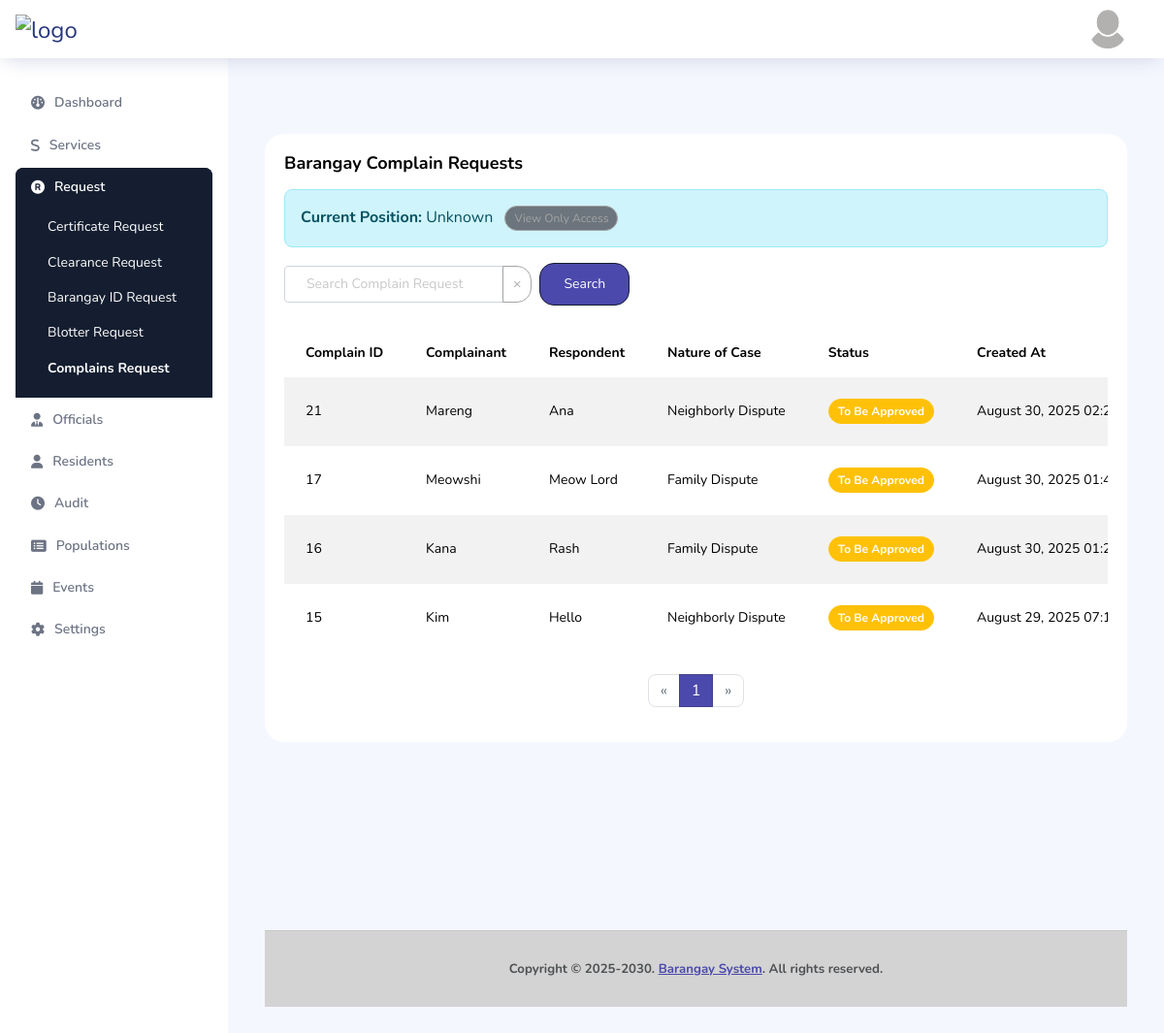
/barangay-official/complains.php (signed in), run on the app's committed database.
### tables this page shows
CREATE TABLE `tbl_compgriev` (
  `complaint_id` int(11) NOT NULL,
  `res_id` int(11) NOT NULL,
  `user_id` varchar(255) NOT NULL,
  `dateFiled` date NOT NULL,
  `caseNumber` varchar(20) NOT NULL,
  `complainant` varchar(100) NOT NULL,
  `respondent` varchar(100) NOT NULL,
  `victim` varchar(100) DEFAULT NULL,
  `witness` varchar(100) DEFAULT NULL,
  `natureOfCase` varchar(100) NOT NULL,
  `comp_desc` varchar(255) DEFAULT NULL,
  `actionTaken` text DEFAULT NULL,
  `brgyOfficer_id` int(11) NOT NULL,
  `document_path` varchar(255) NOT NULL,
  `status` varchar(20) NOT NULL,
  `created_at` timestamp NOT NULL DEFAULT current_timestamp() ON UPDATE current_timestamp()
);

### barangay-official/complains.php (the view, shortened to what the rows shown need)
<!DOCTYPE html>
<html lang="en">
<head>
    <link rel="stylesheet" href="../dist/assets/vendors/feather/feather.css">
    <link rel="stylesheet" href="../dist/assets/vendors/ti-icons/css/themify-icons.css">
    <link rel="stylesheet" href="../dist/assets/vendors/css/vendor.bundle.base.css">
    <link rel="stylesheet" href="../dist/assets/vendors/font-awesome/css/font-awesome.min.css">
    <link rel="stylesheet" href="../dist/assets/vendors/mdi/css/materialdesignicons.min.css">
    <link rel="stylesheet" href="https://cdnjs.cloudflare.com/ajax/libs/font-awesome/6.6.0/css/all.min.css"
 />
    <link rel="stylesheet" href="https://cdn.datatables.net/1.10.21/css/jquery.dataTables.min.css">
    <link rel="stylesheet" href="../dist/assets/vendors/ti-icons/css/themify-icons.css">
    <link rel="stylesheet" type="text/css" href="../dist/assets/js/select.dataTables.min.css">
    <link href="https://stackpath.bootstrapcdn.com/bootstrap/4.5.2/css/bootstrap.min.css" rel="stylesheet">
    <link rel="stylesheet" href="../dist/assets/css/style.css">
</head>
<body>
    <div class="container-fluid page-body-wrapper">
        <div class="main-panel">
            <div class="content-wrapper">
                <?php
                include '../connection/config.php';
                $page = $_GET['page'] ?? 1;
                $limit = 10;
                $offset = ($page - 1) * $limit;
                $where_conditions = [];
                $params = [];
                $types = "";
                $where_clause = !empty($where_conditions) ? implode(" AND ", $where_conditions) : "1=1";
                $sql = "SELECT c.complaint_id, c.res_id, c.user_id, c.dateFiled,
c.caseNumber, c.complainant, c.respondent, c.victim,
c.witness, c.natureOfCase, c.document_path,
c.status, c.created_at
FROM tbl_compgriev c
WHERE $where_clause
ORDER BY c.created_at DESC
LIMIT ? OFFSET ?";
                $params[] = $limit;
                $params[] = $offset;
                $types .= "ii";
                $stmt = $conn->prepare($sql);
                if (!empty($params)) {
                    $stmt->bind_param($types, ...$params);
                }
                $stmt->execute();
                $result = $stmt->get_result();
                ?>
                <div class="row">
                    <div class="col-md-12 grid-margin stretch-card">
                        <div class="card">
                            <div class="card-body">
                                <div class="table-responsive">
                                    <table class="table table-striped table-borderless" style="width:100%">
                                        <thead>
                                            <tr>
                                                <th>Complain ID</th>
                                                <th>Complainant</th>
                                                <th>Respondent</th>
                                                <th>Nature of Case</th>
                                                <th>Status</th>
                                                <th>Created At</th>
                                            </tr>
                                        </thead>
                                        <tbody>
                                            <?php if ($result->num_rows > 0): ?>
                                                <?php while ($row = $result->fetch_assoc()): ?>
                                                    <tr>
                                                        <td><?php echo htmlspecialchars($row['complaint_id']); ?></td>
                                                        <td><?php echo htmlspecialchars($row['complainant']); ?></td>
                                                        <td><?php echo htmlspecialchars($row['respondent']); ?></td>
                                                        <td><?php echo htmlspecialchars($row['natureOfCase']); ?></td>
                                                        <td>
                                                            <span class="badge
                                <?php
                                                    if ($row['status'] == 'To Be Approved')
                                                        echo 'badge-warning text-white font-weight-bold';
                                                    elseif ($row['status'] == 'On Going')
                                                        echo 'badge-info text-white font-weight-bold';
                                                    elseif ($row['status'] == 'Denied')
                                                        echo 'badge-danger text-white font-weight-bold';
                                                    elseif ($row['status'] == 'Resubmit')
                                                        echo 'badge-secondary text-white font-weight-bold';
                                                    elseif ($row['status'] == 'Completed')
                                                        echo 'badge-success text-white font-weight-bold';
                                                    else
                                                        echo 'badge-warning text-white font-weight-bold';
                                ?>">
                                                                <?php echo htmlspecialchars(ucfirst($row['status'])); ?>
                                                            </span>
                                                        </td>
                                                        <td><?php echo date('F d, Y h:i A', strtotime($row['created_at'])); ?>
                                                        </td>
                                                    </tr>
                                                    <?php endwhile; ?>
                                                <?php else: ?>
                                                    <tr>
                                                        <td colspan="9" class="text-center">No request found</td>
                                                    </tr>
                                                <?php endif; ?>
                                        </tbody>
                                    </table>
                                </div>
                                <br>
                            </div>
                        </div>
                    </div>
                </div>
                <br><br><br><br><br><br><br>
            </div>
        </div>
    </div>
</body>
</html>

### data on the page
tbl_compgriev: complaint_id "21", complainant "Mareng", respondent "Ana", natureOfCase "Neighborly Dispute", status "To Be Approved", created_at "August 30, 2025…"
tbl_compgriev: complaint_id "17", complainant "Meowshi", respondent "Meow Lord", natureOfCase "Family Dispute", status "To Be Approved", created_at "August 30, 2025…"
tbl_compgriev: complaint_id "16", complainant "Kana", respondent "Rash", natureOfCase "Family Dispute", status "To Be Approved", created_at "August 30, 2025…"
tbl_compgriev: complaint_id "15", complainant "Kim", respondent "Hello", natureOfCase "Neighborly Dispute", status "To Be Approved", created_at "August 29, 2025…"

### other printed values
$position "Unknown"
